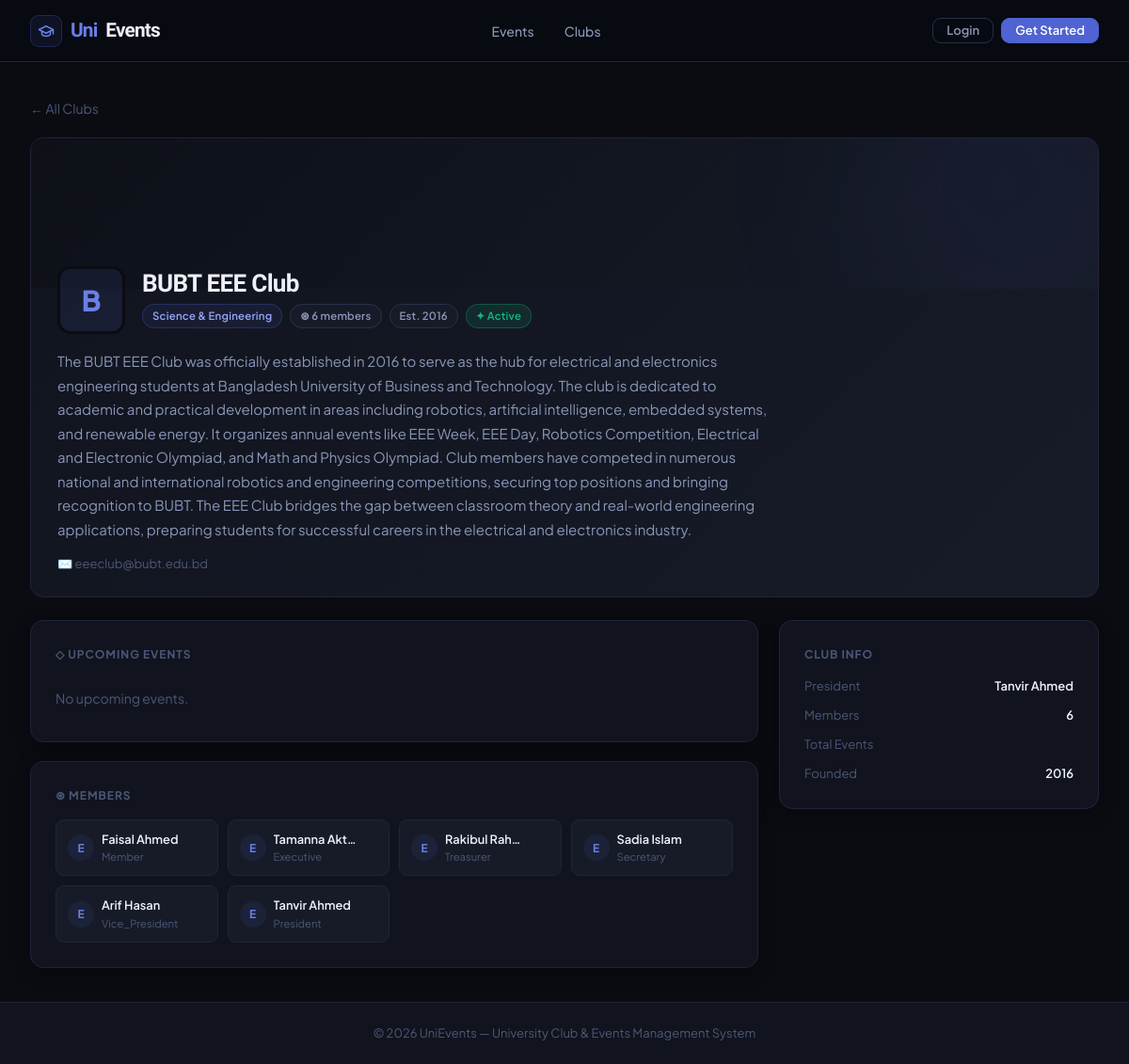
Screenshot of /clubs/bubt-eee-club/ with the database file from the repository.
### clubs/models.py (models this page shows, shortened)
class Club(models.Model):
    STATUS_CHOICES = (
        ('active', 'Active'),
        ('inactive', 'Inactive'),
        ('pending', 'Pending Approval'),
    )
    name = models.CharField(max_length=200)
    slug = models.SlugField(unique=True)
    description = models.TextField()
    short_description = models.CharField(max_length=300, blank=True, null=True)
    category = models.ForeignKey(ClubCategory, on_delete=models.SET_NULL, null=True, blank=True)
    logo = models.ImageField(upload_to='club_logos/', blank=True, null=True)
    banner = models.ImageField(upload_to='club_banners/', blank=True, null=True)
    president = models.ForeignKey(settings.AUTH_USER_MODEL, on_delete=models.CASCADE, related_name='president_of')
    vice_president = models.ForeignKey(settings.AUTH_USER_MODEL, on_delete=models.SET_NULL, null=True, blank=True, related_name='vice_president_of')
    faculty_advisor = models.ForeignKey(settings.AUTH_USER_MODEL, on_delete=models.SET_NULL, null=True, blank=True, related_name='faculty_advisor_of')
    email = models.EmailField(blank=True, null=True)
    website = models.URLField(blank=True, null=True)
    social_facebook = models.URLField(blank=True, null=True)
    social_instagram = models.URLField(blank=True, null=True)
    social_linkedin = models.URLField(blank=True, null=True)
    status = models.CharField(max_length=20, choices=STATUS_CHOICES, default='pending')
    established_date = models.DateField(default=timezone.now)
    created_at = models.DateTimeField(auto_now_add=True)
    updated_at = models.DateTimeField(auto_now=True)
    class Meta:
        ordering = ['name']
    def get_member_count(self):
        return self.members.filter(status='active').count()

class ClubCategory(models.Model):
    name = models.CharField(max_length=100)
    description = models.TextField(blank=True, null=True)
    icon = models.CharField(max_length=50, blank=True, null=True)
    class Meta:
        verbose_name_plural = "Club Categories"

class ClubMember(models.Model):
    ROLE_CHOICES = (
        ('president', 'President'),
        ('vice_president', 'Vice President'),
        ('treasurer', 'Treasurer'),
        ('secretary', 'Secretary'),
        ('executive', 'Executive Member'),
        ('member', 'General Member'),
    )
    STATUS_CHOICES = (
        ('active', 'Active'),
        ('inactive', 'Inactive'),
        ('pending', 'Pending'),
    )
    club = models.ForeignKey(Club, on_delete=models.CASCADE, related_name='members')
    user = models.ForeignKey(settings.AUTH_USER_MODEL, on_delete=models.CASCADE, related_name='club_memberships')
    role = models.CharField(max_length=20, choices=ROLE_CHOICES, default='member')
    status = models.CharField(max_length=20, choices=STATUS_CHOICES, default='pending')
    joined_date = models.DateTimeField(auto_now_add=True)
    approved_by = models.ForeignKey(settings.AUTH_USER_MODEL, on_delete=models.SET_NULL, null=True, blank=True, related_name='approved_memberships')
    approved_at = models.DateTimeField(null=True, blank=True)
    additional_info = models.TextField(blank=True, null=True)
    class Meta:
        unique_together = ['club', 'user']
        ordering = ['-joined_date']

### accounts/models.py (models this page shows, shortened)
class CustomUser(AbstractUser):
    USER_TYPE_CHOICES = (
        ('student', 'Student'),
        ('faculty', 'Faculty'),
        ('admin', 'Administrator'),
        ('president', 'President'),
    )
    user_type = models.CharField(max_length=20, choices=USER_TYPE_CHOICES, default='student')
    student_id = models.CharField(max_length=20, blank=True, null=True)
    phone = models.CharField(max_length=15, blank=True, null=True)
    profile_picture = models.ImageField(upload_to='profile_pics/', blank=True, null=True)
    bio = models.TextField(blank=True, null=True)
    department = models.CharField(max_length=100, blank=True, null=True)
    intake = models.CharField(max_length=20, blank=True, null=True, help_text="e.g. 49, 50, Fall-2022")
    year = models.IntegerField(blank=True, null=True)
    is_verified = models.BooleanField(default=False)

### clubs/views.py (the view, shortened to what this page needs)
# urls.py: path('<slug:slug>/', views.club_detail, name='club_detail'),
def club_detail(request, slug):
    club = get_object_or_404(Club, slug=slug, status='active')
    is_member = False
    has_pending_request = False
    user_membership = None
    upcoming_events = Event.objects.filter(
        club=club,
        status='published',
        start_date__gte=timezone.now()
    ).order_by('start_date')[:5]
    members = club.members.filter(status='active').select_related('user')
    context = {
        'club': club,
        'is_member': is_member,
        'has_pending_request': has_pending_request,
        'user_membership': user_membership,
        'upcoming_events': upcoming_events,
        'members': members,
    }
    return render(request, 'clubs/club_detail.html', context)

### templates/clubs/club_detail.html (shortened to what this page needs)
{% extends 'base.html' %}
{% block content %}
<a href="{% url 'club_list' %}" style="display:inline-flex;align-items:center;gap:6px;font-size:0.875rem;color:var(--txt3);margin-bottom:20px;text-decoration:none;transition:color 0.2s;" onmouseover="this.style.color='var(--a2)'" onmouseout="this.style.color='var(--txt3)'">← All Clubs</a>
<div class="club-hero fade-up">
  {% if club.banner %}
  <img src="{{ club.banner.url }}" class="club-hero-banner" alt="">
  {% else %}
  <div class="club-hero-banner-placeholder">
    <div class="club-hero-banner-glow"></div>
  </div>
  {% endif %}
  <div class="club-hero-body">
    <div class="club-hero-row">
      <div class="club-logo-lg">
        {% if club.logo %}<img src="{{ club.logo.url }}" alt="{{ club.name }}">{% else %}{{ club.name|slice:":1" }}{% endif %}
      </div>
      <div style="flex:1;padding-bottom:6px;">
        <h1 style="font-size:1.625rem;margin-bottom:6px;">{{ club.name }}</h1>
        <div class="club-meta-chips">
          {% if club.category %}<span class="badge badge-accent">{{ club.category.name }}</span>{% endif %}
          <span class="badge badge-gray">⊛ {{ club.get_member_count }} members</span>
          {% if club.established_date %}<span class="badge badge-gray">Est. {{ club.established_date|date:"Y" }}</span>{% endif %}
          <span class="badge badge-green">✦ Active</span>
        </div>
      </div>
    </div>
    {% if club.description %}
    <p style="color:var(--txt2);font-size:0.9375rem;line-height:1.7;max-width:760px;">{{ club.description }}</p>
    {% endif %}
    {% if club.email or club.phone or club.website %}
    <div style="display:flex;gap:16px;margin-top:14px;flex-wrap:wrap;">
      {% if club.email %}<span style="font-size:0.8125rem;color:var(--txt3);">✉️ {{ club.email }}</span>{% endif %}
    </div>
    {% endif %}
  </div>
</div>
<div style="display:grid;grid-template-columns:1fr 340px;gap:22px;align-items:start;">
  <div>
    <div class="card fade-up-2" style="margin-bottom:20px;">
      <div style="font-size:0.75rem;font-weight:700;text-transform:uppercase;letter-spacing:0.08em;color:var(--txt3);margin-bottom:18px;">◇ Upcoming Events</div>
      {% for event in events %}
      <a href="{% url 'event_detail' event.slug %}" style="display:block;padding:14px 0;border-bottom:1px solid var(--border);text-decoration:none;transition:all 0.2s;" onmouseover="this.style.paddingLeft='8px'" onmouseout="this.style.paddingLeft='0'">
        <div style="font-size:0.9rem;font-weight:600;color:var(--txt);margin-bottom:4px;">{{ event.title }}</div>
        <div style="font-size:0.8rem;color:var(--txt3);"> {{ event.start_date|date:"M d, Y · g:i A" }}{% if event.venue %} ·  {{ event.venue }}{% endif %}</div>
      </a>
      {% empty %}
      <div style="color:var(--txt3);font-size:0.875rem;padding:8px 0;">No upcoming events.</div>
      {% endfor %}
    </div>
    {% if members %}
    <div class="card fade-up-3">
      <div style="font-size:0.75rem;font-weight:700;text-transform:uppercase;letter-spacing:0.08em;color:var(--txt3);margin-bottom:16px;">⊛ Members</div>
      <div class="members-grid">
        {% for m in members %}
        <div class="member-chip">
          <div class="member-avatar">{{ m.user.username|slice:":1"|upper }}</div>
          <div style="min-width:0;">
            <div style="font-size:0.8rem;font-weight:600;color:var(--txt);white-space:nowrap;overflow:hidden;text-overflow:ellipsis;">{{ m.user.get_full_name|default:m.user.username|truncatechars:12 }}</div>
            <div style="font-size:0.7rem;color:var(--txt3);">{{ m.role|title }}</div>
          </div>
        </div>
        {% endfor %}
      </div>
    </div>
    {% endif %}
  </div>
  <div class="fade-up-2">
    <div class="card" style="margin-bottom:16px;">
      <div style="font-size:0.75rem;font-weight:700;text-transform:uppercase;letter-spacing:0.08em;color:var(--txt3);margin-bottom:14px;">Club Info</div>
      <div style="display:flex;flex-direction:column;gap:10px;">
        {% if club.president %}
        <div style="display:flex;justify-content:space-between;align-items:center;font-size:0.8125rem;">
          <span style="color:var(--txt3);">President</span>
          <span style="color:var(--txt);font-weight:600;">{{ club.president.get_full_name|default:club.president.username }}</span>
        </div>
        {% endif %}
        <div style="display:flex;justify-content:space-between;align-items:center;font-size:0.8125rem;">
          <span style="color:var(--txt3);">Members</span>
          <span style="color:var(--txt);font-weight:600;">{{ club.get_member_count }}</span>
        </div>
        <div style="display:flex;justify-content:space-between;align-items:center;font-size:0.8125rem;">
          <span style="color:var(--txt3);">Total Events</span>
        </div>
        {% if club.established_date %}
        <div style="display:flex;justify-content:space-between;align-items:center;font-size:0.8125rem;">
          <span style="color:var(--txt3);">Founded</span>
          <span style="color:var(--txt);font-weight:600;">{{ club.established_date|date:"Y" }}</span>
        </div>
        {% endif %}
      </div>
    </div>
  </div>
</div>
{% endblock %}

### templates/base.html (style rules this page uses)
*,*::before,*::after { box-sizing:border-box;margin:0;padding:0 }
:root { --bg: #0A0C12; --bg2: #0D1017; --surface: #11141E; --surface2: #171B28; --surface3: #1E2336; --border: #1F2538; --border2: #28304A; --txt: #EDF0FA; --txt2: #8B96B8; --txt3: #4C5778; --a: #4F63D2; --a2: #6B7FE8; --a3: #97A6F5; --a-glow: rgba(79,99,210,0.22); --a-bg: rgba(79,99,210,0.10); --a-border:rgba(79,99,210,0.28); --green: #10B981; --green-bg: rgba(16,185,129,0.12); --green-b:rgba(16,185,129,0.3); --yellow: #F59E0B; --yellow-bg: rgba(245,158,11,0.12); --yellow-b:rgba(245,158,11,0.3); --red: #EF4444; --red-bg: rgba(239,68,68,0.12); --red-b: rgba(239,68,68,0.3); --blue: #3B82F6; --blue-bg: rgba(59,130,246,0.12); --blue-b: rgba(59,130,246,0.3); --purple: #A855F7; --purple-bg: rgba(168,85,247,0.12); --r: 14px; --r-sm: 9px; --r-xs: 6px; --sh: 0 4px 20px rgba(0,0,0,0.4); --sh-lg:0 8px 40px rgba(0,0,0,0.55); --glow: 0 0 24px rgba(99,102,241,0.22); --t: 0.18s ease; --sidebar-w: 256px; }
html { font-size:16px;scroll-behavior:smooth }
body { font-family:'Plus Jakarta Sans',sans-serif; background:var(--bg); color:var(--txt); line-height:1.6; min-height:100vh; }
h1,h2,h3,h4,h5,h6 { font-family:'Bricolage Grotesque',sans-serif; font-weight:700; line-height:1.15; letter-spacing:-0.025em; color:var(--txt); }
a { color:inherit;text-decoration:none }
.card { background:var(--surface); border:1px solid var(--border); border-radius:var(--r); padding:26px; box-shadow:var(--sh); }
.badge { display:inline-flex;align-items:center;gap:4px; padding:3px 10px;border-radius:20px; font-size:0.71rem;font-weight:600; letter-spacing:0.02em; border:1px solid transparent; }
.badge-green { background:var(--green-bg); color:var(--green); border-color:var(--green-b) }
.badge-accent { background:var(--a-bg); color:var(--a3); border-color:var(--a-border) }
.badge-gray { background:var(--surface2); color:var(--txt2); border-color:var(--border2) }
.fade-up { animation:fadeUp 0.38s ease both }
.fade-up-2 { animation:fadeUp 0.38s 0.07s ease both }
.fade-up-3 { animation:fadeUp 0.38s 0.14s ease both }

### templates/clubs/club_detail.html (style rules this page uses)
.club-hero { position:relative; overflow:hidden; background:linear-gradient(135deg, var(--surface) 0%, var(--surface2) 100%); border:1px solid var(--border); border-radius:var(--r); margin-bottom:24px; min-height:200px; }
.club-hero-banner-placeholder { height:160px; background:linear-gradient(135deg, var(--bg2) 0%, var(--surface2) 100%); position:relative; overflow:hidden; }
.club-hero-banner-glow { position:absolute; width:300px; height:300px; border-radius:50%; background:var(--a); filter:blur(100px); opacity:0.08; top:-100px; right:-50px; }
.club-hero-body { padding:20px 28px 24px; }
.club-hero-row { display:flex; align-items:flex-end; gap:18px; margin-bottom:16px; margin-top:-44px; position:relative; }
.club-logo-lg { width:72px; height:72px; border-radius:14px; flex-shrink:0; background:var(--a-bg); border:3px solid var(--bg); display:flex; align-items:center; justify-content:center; font-size:1.875rem; font-weight:800; color:var(--a2); overflow:hidden; }
.club-meta-chips { display:flex; gap:8px; flex-wrap:wrap; }
.members-grid { display:grid; grid-template-columns:repeat(4,1fr); gap:10px; }
.member-chip { display:flex; align-items:center; gap:8px; padding:10px 12px; background:var(--surface2); border:1px solid var(--border); border-radius:var(--r-sm); }
.member-avatar { width:28px; height:28px; border-radius:50%; background:var(--a-bg); display:flex; align-items:center; justify-content:center; font-size:0.75rem; font-weight:700; color:var(--a2); flex-shrink:0; }

### rows the page displays
Club: name "B", name "BUBT EEE Club", category.name "Science & Engineering", get_member_count "6", established_date "2016", description "The BUBT EEE Club was officially established in 2016 to serve as the hub for electrical and electronics engineering students at Bangladesh University of Business and Technology. The club is dedicated to academic and practical development in areas including robotics, artificial intelligence, embedded systems, and renewable energy. It organizes annual events like EEE Week, EEE Day, Robotics Competition, Electrical and Electronic Olympiad, and Math and Physics Olympiad. Club members have competed in numerous national and international robotics and engineering competitions, securing top positions and bringing recognition to BUBT. The EEE Club bridges the gap between classroom theory and…", email "eeeclub@bubt.edu.bd", president.get_full_name "Tanvir Ahmed"
ClubMember: user.username "E", user.get_full_name "Faisal Ahmed", role "Member"
ClubMember: user.username "E", user.get_full_name "Tamanna Akt…", role "Executive"
ClubMember: user.username "E", user.get_full_name "Rakibul Rah…", role "Treasurer"
ClubMember: user.username "E", user.get_full_name "Sadia Islam", role "Secretary"
ClubMember: user.username "E", user.get_full_name "Arif Hasan", role "Vice_President"
ClubMember: user.username "E", user.get_full_name "Tanvir Ahmed", role "President"
